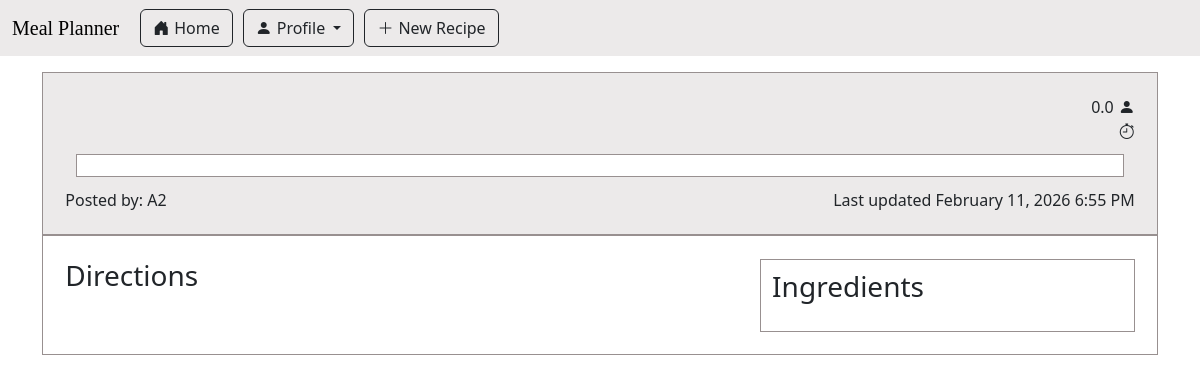
The app's page /recipe/9/view, older data.
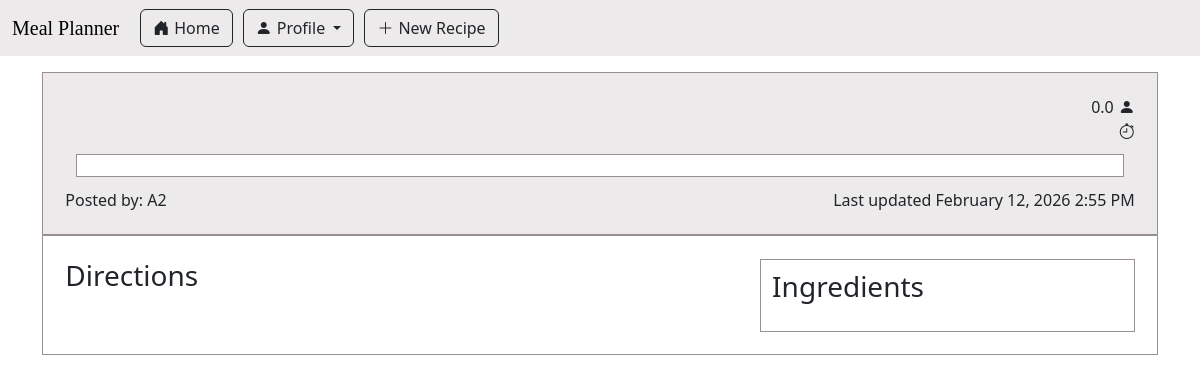
The same page, newer data.
### app/main/models.py (models this page shows, shortened)
class Recipe(db.Model):
    id : sqlo.Mapped[int] = sqlo.mapped_column(primary_key=True)
    title : sqlo.Mapped[str] = sqlo.mapped_column(sqla.String(150), default="")
    description: sqlo.Mapped[str] = sqlo.mapped_column(sqla.String(1500), default="")
    servingSize : sqlo.Mapped[float] = sqlo.mapped_column(sqla.Float, default=0)
    estimatedTime : sqlo.Mapped[str] = sqlo.mapped_column(sqla.String(25), default="")
    steps : sqlo.Mapped[str] = sqlo.mapped_column(sqla.String, default="")
    timestamp : sqlo.Mapped[Optional[datetime]] = sqlo.mapped_column(default = lambda : datetime.now(timezone.utc))
    is_draft : sqlo.Mapped[bool] = sqlo.mapped_column(sqla.Boolean, default=True)
    user_id : sqlo.Mapped[int] = sqlo.mapped_column(sqla.ForeignKey('user.id'))
    writer : sqlo.Mapped['User'] = sqlo.relationship(back_populates='written_recipes')
    tags: sqlo.WriteOnlyMapped['Tag'] = sqlo.relationship(
        secondary=recipe_tags_table,
        primaryjoin=(recipe_tags_table.c.recipe_id == id),
        back_populates='recipes',
        passive_deletes=True)
    recipe_saved_by_users : sqlo.WriteOnlyMapped['User'] = sqlo.relationship(
        secondary=saved_recipes_table,
        primaryjoin=(saved_recipes_table.c.recipe_id == id),
        back_populates='users_saved_recipes',
        passive_deletes=True)
    ingredients_used: sqlo.WriteOnlyMapped['RecipeIngredientUse'] = sqlo.relationship(back_populates='recipe_usecase_recipe', passive_deletes=True)

class User(db.Model, UserMixin):
    id: sqlo.Mapped[int] = sqlo.mapped_column(primary_key=True)
    first_name: sqlo.Mapped[str] = sqlo.mapped_column(sqla.String(64))
    last_name: sqlo.Mapped[str] = sqlo.mapped_column(sqla.String(64))
    username: sqlo.Mapped[str] = sqlo.mapped_column(sqla.String(64))
    email: sqlo.Mapped[str] = sqlo.mapped_column(sqla.String(120))
    password_hash: sqlo.Mapped[str] = sqlo.mapped_column(sqla.String(256))
    is_certified: sqlo.Mapped[bool] = sqlo.mapped_column(sqla.Boolean, default=False)
    written_recipes: sqlo.WriteOnlyMapped['Recipe'] = sqlo.relationship(back_populates='writer')
    users_saved_recipes : sqlo.WriteOnlyMapped['Recipe'] = sqlo.relationship(
        secondary=saved_recipes_table,
        primaryjoin=(saved_recipes_table.c.user_id == id),
        back_populates='recipe_saved_by_users',
        passive_deletes=True)
    curr_ingredients: sqlo.WriteOnlyMapped['UserIngredientListUse'] = sqlo.relationship(back_populates='userlist_user')

### app/main/routes.py (the view)
@bp_main.route('/recipe/<recipe_id>/view', methods=['GET'])
def viewRecipe(recipe_id):
    theRecipe = db.session.scalars(sqla.select(Recipe).where(Recipe.id == recipe_id)).first()
    if not (theRecipe is None):
        theIngredients = db.session.scalars(sqla.select(RecipeIngredientUse).where(RecipeIngredientUse.recipe_id == recipe_id)).all()
        return render_template('view_recipe.html', recipe = theRecipe, ingredients = theIngredients)
    return redirect(url_for('main.index'))

### meal_planner.py (called while the page is built)
@app.before_request
def initDB(*args, **kwargs):
    if app._got_first_request:
        db.create_all()

### app/main/templates/view_recipe.html (shortened to what this page needs)
{% extends "base.html" %}
{% import 'bootstrap_wtf.html' as wtf %}
{% block content %}
<div class="recipe-page">
    <div class="recipe-page-header bottom-line">
        <div class="recipe-page-details">
            <span style="text-align:right;">
                {{recipe.servingSize}}<i class="bi bi-person-fill" style="padding-left:5px"></i>
                <br>
                {{recipe.estimatedTime}}<i class="bi bi-stopwatch" style="padding-left:5px"></i>
            </span>
        </div>
        <div class="recipe-page-description">
        </div>
        <div class="recipe-page-details">
            <span>Posted by: {{recipe.writer.username}}</span><span>Last updated {{moment(recipe.timestamp).format('LLL')}}</span>
        </div>
    </div>
    <div class="recipe-page-content">
        <div class="recipe-page-steps">
            <h3 class="recipe-page-subtitle">Directions</h3>
        </div>
        <div class="recipe-page-ingredients">
            <h3 class="recipe-page-subtitle">Ingredients</h3>
        </div>
    </div>
</div>
{% endblock %}

### app/main/templates/base.html (shortened to what this page needs)
<html>
    <head>
       <link
            href="https://cdn.jsdelivr.net/npm/bootstrap@5.3.2/dist/css/bootstrap.min.css"
            rel="stylesheet"
>
        <link rel="stylesheet" href="https://cdn.jsdelivr.net/npm/bootstrap-icons@1.13.1/font/bootstrap-icons.min.css">
       <link rel="stylesheet" href="{{ url_for('static', filename='css/main.css') }}">
       <head>{{ moment.include_moment() }}</head>
    </head>
    <body>
        <nav class="navbar navbar-expand-lg">
        <div class="container-fluid">
            <a class="navbar-brand" href="#">Meal Planner</a>
            <div class="collapse navbar-collapse" id="navbarSupportedContent">
                <ul class="navbar-nav me-auto mb-2 mb-lg-0">
                    <li class="nav-item">
                        <a href="{{ url_for('main.index') }}" class="btn btn-outline-dark">
                            <i class="bi bi-house-door-fill" style="margin-right:5px"></i>Home
                        </a>
                    </li>
                    <li class="nav-item dropdown">
                        <a class="dropdown-toggle btn btn-outline-dark" href="#" role="button" data-bs-toggle="dropdown" aria-expanded="false">
                            <i class="bi bi-person-fill" style="margin-right:5px"></i>Profile
                        </a>
                    </li>
                    {% if current_user.is_certified %}
                        <li class="nav-item dropdown">
                            <a class="dropdown-toggle btn btn-outline-dark" href="#" role="button" data-bs-toggle="dropdown" aria-expanded="false">
                                <i class="bi bi-plus-lg" style="margin-right:5px"></i>New Post
                            </a>
                            <ul class="dropdown-menu">
                                <li><a href="{{ url_for('main.createRecipe') }}" class="dropdown-item">Recipe</a></li>
                                <li><a href="#" class="dropdown-item">Cookbook</a></li>
                            </ul>
                        </li>
                    {% else %}
                        <li class="nav-item">
                            <a href="{{ url_for('main.createRecipe') }}" class="btn btn-outline-dark">
                                <i class="bi bi-plus-lg" style="margin-right:5px"></i>New Recipe
                            </a>
                        </li>
                    {% endif %}
                </ul>
            </div>
        </div>
        </nav>
        <div class="container mt-3">
            {% block content %}{% endblock %}
        </div>
    </body>
</html>

### app/static/css/main.css (style rules this page uses)
:root { --accent-bg-color: #eceaea; --blank-bg-color: #fff; --outline-color: #989090; }
.navbar { background-color: var(--accent-bg-color); }
.nav-item { margin-left:5px; margin-right:5px; }
.navbar-brand { font-family: "Times New Roman", Times, serif; }
.bottom-line { border-style: none none solid none; border-width: 2px; border-color: var(--outline-color); }
.recipe-page { border: 1px solid; border-color: var(--outline-color); }
.recipe-page-header { background-color: var(--accent-bg-color); padding: 2%; }
.recipe-page-details { display: flex; justify-content: space-between; align-items: center; }
.recipe-page-description { margin: 1%; padding: 1%; border: 1px solid; border-color: var(--outline-color); background-color: var(--blank-bg-color); }
.recipe-page-content { background-color: var(--blank-bg-color); padding: 2%; display: flex; justify-content: space-between; }
.recipe-page-ingredients { position: sticky; top: 20px; align-self: flex-start; border: 1px solid; border-color: var(--outline-color); width: 35%; padding: 1%; }
.recipe-page-steps { width: 65%; }

Row changes from the older to the newer data that the page shows:
changed Recipe: timestamp "February 11, 2026 6:55 PM" → "February 12, 2026 2:55 PM"
